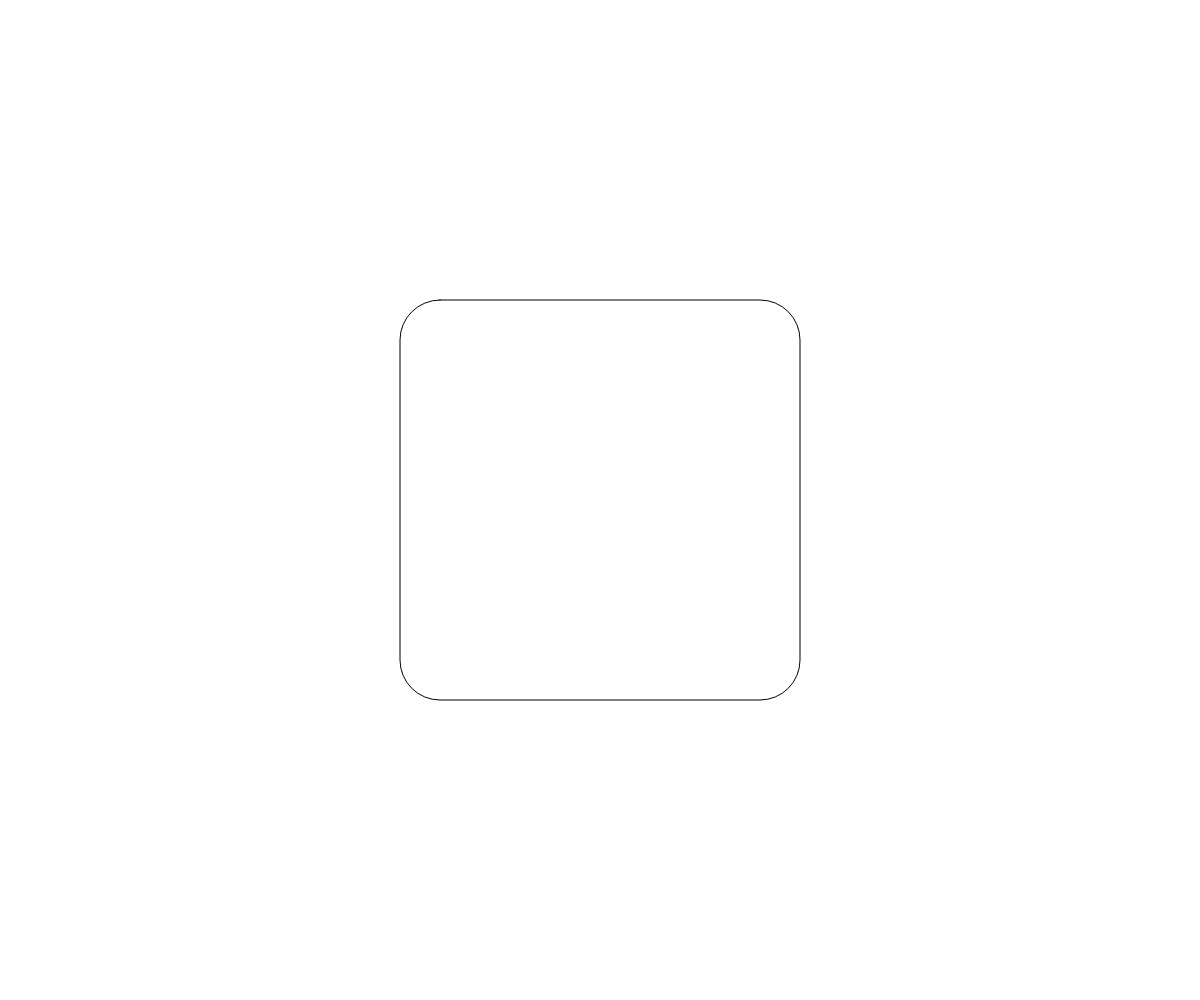
Frame 1 (no input)
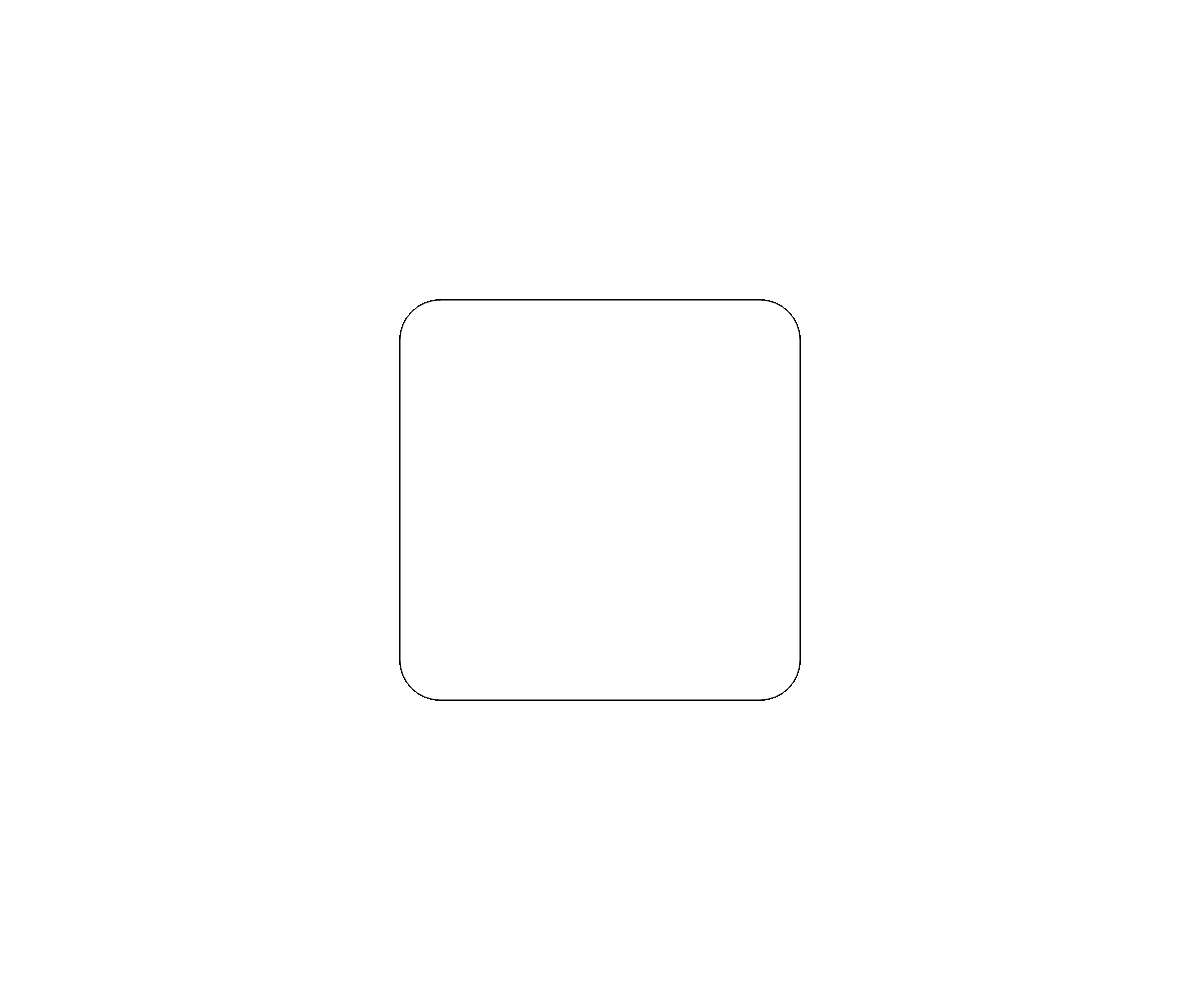
Frame 60 (no input)
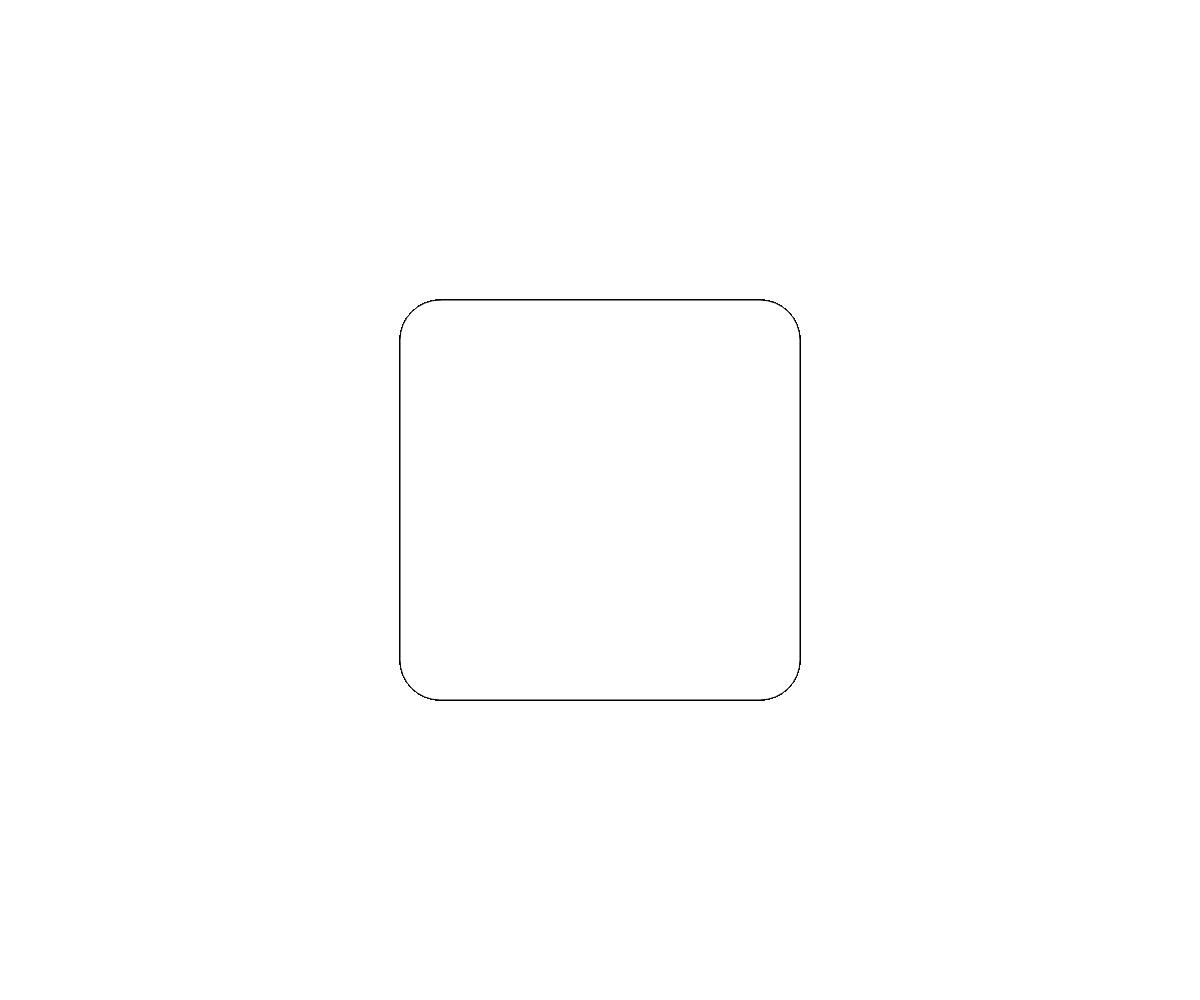
Frame 120 (the mouse pressed at the canvas centre since frame 60)

The p5.js sketch that drew these frames (run headless with seeded random() and noise() and a simulated clock; from frame 60 on, the mouse is pressed at the canvas centre):

// p5.js sketch
// ── sketch.js
var canvas;
var the_watch;
var app_count = 20;
var the_app_list;

function random_name_gen(){
  ret_name = "";
  for (let i=0; i<6; i++){
    val = random(97,122);
    ret_name += String.fromCharCode(val);
  }
  return ret_name;
}

function resize_canvas(){
  init();
}

window.addEventListener('resize',resize_canvas);


function add_apps(){
  the_app_list = new app_list();
  for (let i=0; i<app_count; i++){
    app_name = random_name_gen();
    the_app_list[app_name] = new app(app_name);
  }
  return the_app_list;
}



function init(){
  ww = windowWidth;
  wh = windowHeight;
  canvas = createCanvas(ww,wh);

  the_watch = new face(ww/2,wh/2);
  the_watch.insert_apps();

  add_apps();

}

function setup(){
  rectMode(CENTER);
  init();
  console.log(the_watch.app_list);

  // circle(ww/2,wh/2,300);
}
function draw(){
  the_watch.show();

}

// ── apps.js
function app_list(){
}



function app(app_name){
  this.loc_x = 0;
  this.loc_y = 0;
}

// ── watch_face.js
function face(x_loc,y_loc){
  this.x_loc = x_loc;
  this.y_loc = y_loc;

  this.size = 400;
  this.app_list;

}

face.prototype.show = function () {
  rect(this.x_loc,this.y_loc,this.size,this.size,this.size/10);
};
face.prototype.insert_apps = function() {
  this.app_list = add_apps();
}
